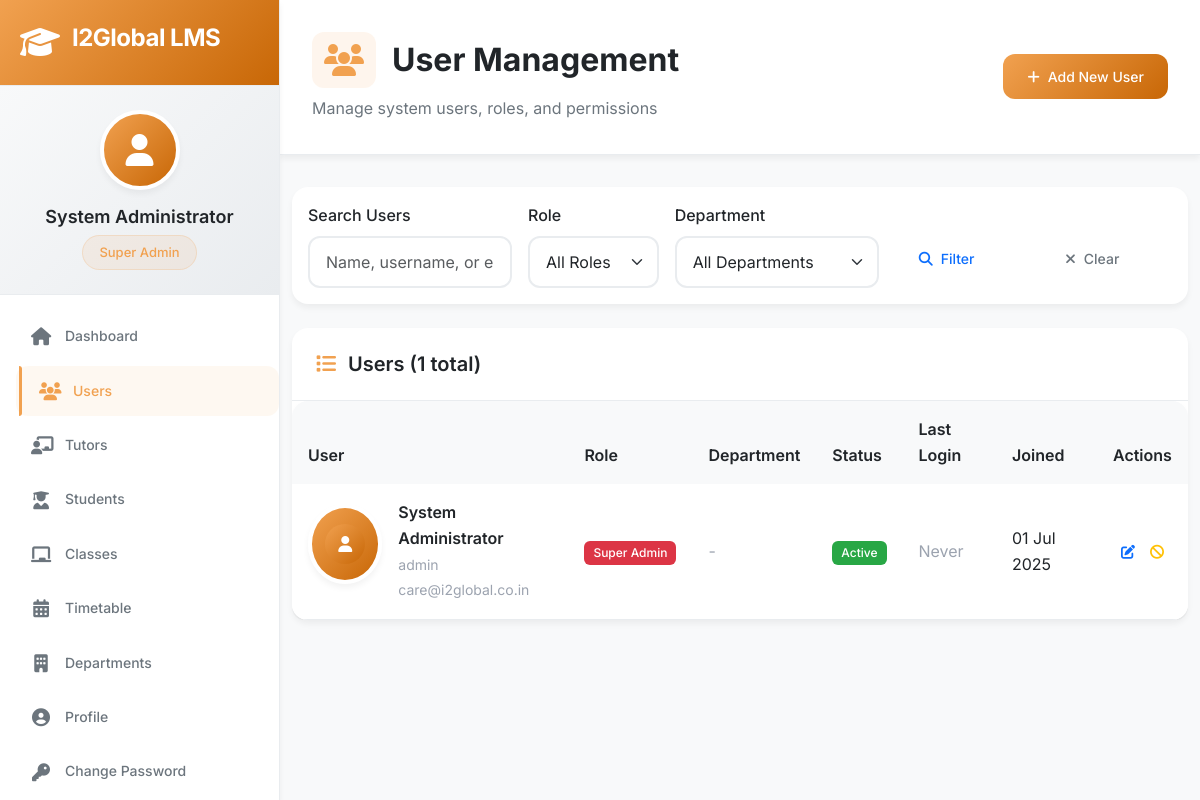
/admin/users (signed in), run on an earlier commit of the app's database.
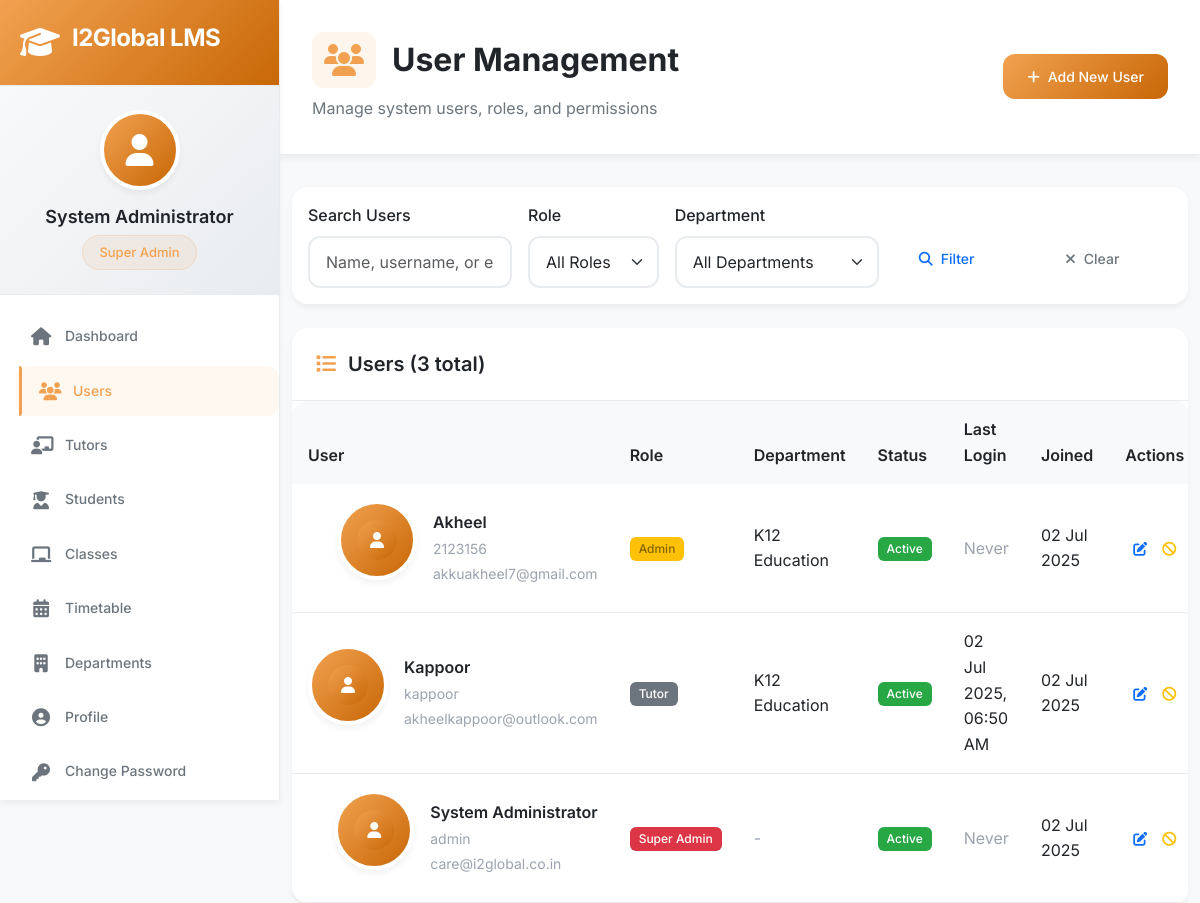
And on a later commit of the database.
### app/models/user.py (models this page shows, shortened)
class User(UserMixin, db.Model):
    __tablename__ = 'users'
    id = db.Column(db.Integer, primary_key=True)
    username = db.Column(db.String(80), unique=True, nullable=False, index=True)
    email = db.Column(db.String(120), unique=True, nullable=False, index=True)
    password_hash = db.Column(db.String(255), nullable=False)
    full_name = db.Column(db.String(100), nullable=False)
    phone = db.Column(db.String(20))
    address = db.Column(db.Text)
    profile_picture = db.Column(db.String(100))
    role = db.Column(db.String(20), nullable=False, default='tutor')  # superadmin, admin, coordinator, tutor
    department_id = db.Column(db.Integer, db.ForeignKey('departments.id'))
    is_active = db.Column(db.Boolean, default=True)
    is_verified = db.Column(db.Boolean, default=False)
    created_at = db.Column(db.DateTime, default=datetime.utcnow)
    last_login = db.Column(db.DateTime)
    joining_date = db.Column(db.Date)
    working_hours = db.Column(db.String(50))  # "9:00 AM - 6:00 PM"
    emergency_contact = db.Column(db.Text)  # JSON string
    department = db.relationship('Department', foreign_keys=[department_id], backref='users', lazy=True)
    tutor_profile = db.relationship('Tutor', backref='user', uselist=False, lazy=True)
    def has_permission(self, permission):
        if self.role == 'superadmin':
            return True
    def get_role_display(self):
        role_map = {
            'superadmin': 'Super Admin',
            'admin': 'Admin',
            'coordinator': 'Coordinator',
            'tutor': 'Tutor'
        }
        return role_map.get(self.role, self.role.title())

### app/models/department.py (models this page shows, shortened)
class Department(db.Model):
    __tablename__ = 'departments'
    id = db.Column(db.Integer, primary_key=True)
    name = db.Column(db.String(50), unique=True, nullable=False)
    code = db.Column(db.String(10), unique=True, nullable=False)  # K12, TT, UPSKILL
    description = db.Column(db.Text)
    permissions = db.Column(db.Text)  # JSON string of permissions
    is_active = db.Column(db.Boolean, default=True)
    created_at = db.Column(db.DateTime, default=datetime.utcnow)
    created_by = db.Column(db.Integer, db.ForeignKey('users.id'))
    settings = db.Column(db.Text)  # JSON string for department-specific settings

### app/routes/admin.py (the view)
@bp.route('/users')
@login_required
@admin_required
def users():
    page = request.args.get('page', 1, type=int)
    role_filter = request.args.get('role', '')
    dept_filter = request.args.get('department', '', type=int)
    search = request.args.get('search', '')
    query = User.query
    if role_filter:
        query = query.filter_by(role=role_filter)
    if dept_filter:
        query = query.filter_by(department_id=dept_filter)
    if search:
        query = query.filter(
            (User.full_name.contains(search)) |
            (User.username.contains(search)) |
            (User.email.contains(search))
        )
    users = query.order_by(User.created_at.desc()).paginate(
        page=page, per_page=20, error_out=False
    )
    departments = Department.query.filter_by(is_active=True).all()
    return render_template('admin/users.html', users=users, departments=departments)

### app/models/user.py (called while the page is built)
@login.user_loader
def load_user(user_id):
    return User.query.get(int(user_id))

### app/routes/admin.py (called while the page is built)
def admin_required(f):
    @wraps(f)
    def decorated_function(*args, **kwargs):
        if current_user.role not in ['superadmin', 'admin', 'coordinator']:
            flash('Access denied. Insufficient permissions.', 'error')
            return redirect(url_for('dashboard.index'))
        return f(*args, **kwargs)
    return decorated_function

### app/templates/admin/users.html (shortened to what the changed rows need)
{% extends "base.html" %}
{% block content %}
<div class="page-header">
    <div class="d-flex justify-content-between align-items-center">
        <div>
            <h1 class="page-title">
                <i class="fas fa-users"></i>
                User Management
            </h1>
        </div>
    </div>
</div>
<div class="container-fluid">
    <div class="card">
        <div class="card-header">
            <h5 class="card-title mb-0">
                <i class="fas fa-list"></i>
                Users ({{ users.total }} total)
            </h5>
        </div>
        <div class="card-body p-0">
            {% if users.items %}
            <div class="table-responsive">
                <table class="table table-hover mb-0">
                    <thead>
                        <tr>
                            <th>User</th>
                            <th>Role</th>
                            <th>Department</th>
                            <th>Status</th>
                            <th>Last Login</th>
                            <th>Joined</th>
                            <th>Actions</th>
                        </tr>
                    </thead>
                    <tbody>
                        {% for user in users.items %}
                        <tr>
                            <td>
                                <div class="d-flex align-items-center">
                                    <div class="user-avatar me-3">
                                        {% if user.profile_picture %}
                                            <img src="{{ url_for('static', filename='uploads/profiles/' + user.profile_picture) }}"
                                                 alt="Avatar" class="rounded-circle" width="40" height="40">
                                        {% else %}
                                            <div class="avatar-placeholder">
                                                <i class="fas fa-user"></i>
                                            </div>
                                        {% endif %}
                                    </div>
                                    <div>
                                        <div class="fw-semibold">{{ user.full_name }}</div>
                                        <small class="text-muted">{{ user.username }}</small><br>
                                        <small class="text-muted">{{ user.email }}</small>
                                    </div>
                                </div>
                            </td>
                            <td>
                                <span class="badge badge-{{ 'danger' if user.role == 'superadmin' else 'warning' if user.role == 'admin' else 'info' if user.role == 'coordinator' else 'secondary' }}">
                                    {{ user.get_role_display() }}
                                </span>
                            </td>
                            <td>
                                {% if user.department %}
                                    {{ user.department.name }}
                                {% else %}
                                    <span class="text-muted">-</span>
                                {% endif %}
                            </td>
                            <td>
                                {% if user.is_active %}
                                    <span class="badge badge-success">Active</span>
                                {% else %}
                                    <span class="badge badge-danger">Inactive</span>
                                {% endif %}
                            </td>
                            <td>
                                {% if user.last_login %}
                                    <span data-bs-toggle="tooltip" title="{{ user.last_login.strftime('%d %B %Y at %H:%M') }}">
                                        {{ user.last_login|datetime }}
                                    </span>
                                {% else %}
                                    <span class="text-muted">Never</span>
                                {% endif %}
                            </td>
                            <td>
                                {% if user.created_at %}
                                    {{ user.created_at|date }}
                                {% else %}
                                    <span class="text-muted">-</span>
                                {% endif %}
                            </td>
                            <td>
                                <div class="btn-group btn-group-sm">
                                    <a href="{{ url_for('admin.edit_user', user_id=user.id) }}"
                                       class="btn btn-outline-primary" data-bs-toggle="tooltip" title="Edit User">
                                        <i class="fas fa-edit"></i>
                                    </a>
                                    {% if user.role != 'superadmin' or current_user.role == 'superadmin' %}
                                    <button type="button" class="btn btn-outline-{{ 'success' if not user.is_active else 'warning' }}"
                                            onclick="toggleUserStatus({{ user.id }}, {{ 'true' if not user.is_active else 'false' }})"
                                            data-bs-toggle="tooltip" title="{{ 'Activate' if not user.is_active else 'Deactivate' }} User">
                                        <i class="fas fa-{{ 'check' if not user.is_active else 'ban' }}"></i>
                                    </button>
                                    {% endif %}
                                    {% if current_user.role == 'superadmin' and user.role != 'superadmin' %}
                                    <button type="button" class="btn btn-outline-danger"
                                            onclick="deleteUser('{{ user.id }}', '{{ user.full_name }}')"
                                            data-bs-toggle="tooltip" title="Delete User">
                                    </button>
                                    {% endif %}
                                </div>
                            </td>
                        </tr>
                        {% endfor %}
                    </tbody>
                </table>
            </div>
            {% endif %}
        </div>
    </div>
</div>
{% endblock %}

### app/templates/base.html (shortened to what the changed rows need)
<!DOCTYPE html>
<html lang="en">
<head>
    <link rel="stylesheet" href="https://cdnjs.cloudflare.com/ajax/libs/font-awesome/6.4.0/css/all.min.css">
    <link href="https://cdn.jsdelivr.net/npm/bootstrap@5.3.0/dist/css/bootstrap.min.css" rel="stylesheet">
</head>
<body>
    <div class="app-container">
        {% if current_user.is_authenticated %}
        <nav class="sidebar" id="sidebar">
            <div class="sidebar-header">
                <div class="logo-container">
                    <i class="fas fa-graduation-cap logo-icon"></i>
                    <h3 class="logo-text">{{ APP_NAME }}</h3>
                </div>
            </div>
            <div class="user-profile">
                <div class="user-avatar">
                    {% if current_user.profile_picture %}
                        <img src="{{ url_for('static', filename='uploads/profiles/' + current_user.profile_picture) }}" alt="Profile">
                    {% else %}
                        <i class="fas fa-user"></i>
                    {% endif %}
                </div>
                <div class="user-info">
                    <h4>{{ current_user.full_name or current_user.username }}</h4>
                    <span class="user-role">{{ current_user.get_role_display() }}</span>
                </div>
            </div>
            <ul class="nav-menu">
                <li class="nav-item">
                    <a href="{{ url_for('dashboard.index') }}" class="nav-link {% if request.endpoint == 'dashboard.admin_dashboard' or request.endpoint == 'dashboard.tutor_dashboard' %}active{% endif %}">
                        <i class="fas fa-home"></i>
                        <span>Dashboard</span>
                    </a>
                </li>
                {% if current_user.role in ['superadmin', 'admin', 'coordinator'] %}
                {% if current_user.has_permission('user_management') %}
                <li class="nav-item">
                    <a href="{{ url_for('admin.users') }}" class="nav-link {% if request.endpoint and 'users' in request.endpoint %}active{% endif %}">
                        <i class="fas fa-users"></i>
                        <span>Users</span>
                    </a>
                </li>
                {% endif %}
                {% if current_user.has_permission('tutor_management') %}
                <li class="nav-item">
                    <a href="{{ url_for('admin.tutors') }}" class="nav-link {% if request.endpoint and 'tutors' in request.endpoint %}active{% endif %}">
                        <i class="fas fa-chalkboard-teacher"></i>
                        <span>Tutors</span>
                    </a>
                </li>
                {% endif %}
                {% if current_user.has_permission('student_management') %}
                <li class="nav-item">
                    <a href="{{ url_for('admin.students') }}" class="nav-link {% if request.endpoint and 'students' in request.endpoint %}active{% endif %}">
                        <i class="fas fa-user-graduate"></i>
                        <span>Students</span>
                    </a>
                </li>
                {% endif %}
                {% if current_user.has_permission('class_management') %}
                <li class="nav-item">
                    <a href="{{ url_for('admin.classes') }}" class="nav-link {% if 'classes' in request.endpoint %}active{% endif %}">
                        <i class="fas fa-chalkboard"></i>
                        <span>Classes</span>
                    </a>
                </li>
                {% endif %}
                {% if current_user.has_permission('timetable_management') %}
                <li class="nav-item">
                    <a href="{{ url_for('admin.timetable') }}" class="nav-link {% if 'timetable' in request.endpoint %}active{% endif %}">
                        <i class="fas fa-calendar-alt"></i>
                        <span>Timetable</span>
                    </a>
                </li>
                {% endif %}
                {% if current_user.role in ['superadmin', 'admin'] %}
                <li class="nav-item">
                    <a href="{{ url_for('admin.departments') }}" class="nav-link {% if 'departments' in request.endpoint %}active{% endif %}">
                        <i class="fas fa-building"></i>
                        <span>Departments</span>
                    </a>
                </li>
                {% endif %}
                {% endif %}
                <li class="nav-item">
                    <a href="#" class="nav-link">
                        <i class="fas fa-user-circle"></i>
                        <span>Profile</span>
                    </a>
                </li>
                <li class="nav-item">
                    <a href="{{ url_for('auth.change_password') }}" class="nav-link {% if 'change_password' in request.endpoint %}active{% endif %}">
                        <i class="fas fa-key"></i>
                        <span>Change Password</span>
                    </a>
                </li>
            </ul>
        </nav>
        {% endif %}
        <main class="main-content {% if not current_user.is_authenticated %}full-width{% endif %}">
            {% block content %}{% endblock %}
        </main>
    </div>
</body>
</html>

What changed in the data, as far as the page shows it:
changed User "System Administrator": created_at "01 Jul 2025" → "02 Jul 2025"
added User: full_name "Akheel", username "2123156", email "akkuakheel7@gmail.com", role "Admin", department.name "K12 Education", is_active "Active", shows "Never", created_at "02 Jul 2025"
added User: full_name "Kappoor", username "kappoor", email "akheelkappoor@outlook.com", role "Tutor", department.name "K12 Education", is_active "Active", last_login "02 Jul 2025, 06:50 AM", created_at "02 Jul 2025"
Also different on the page:
{{ users.total }}: "1" → "3"
